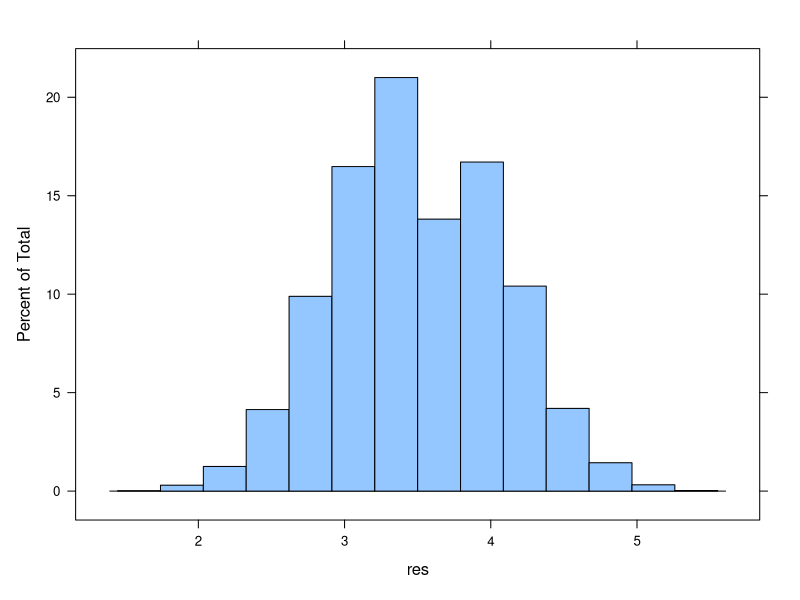
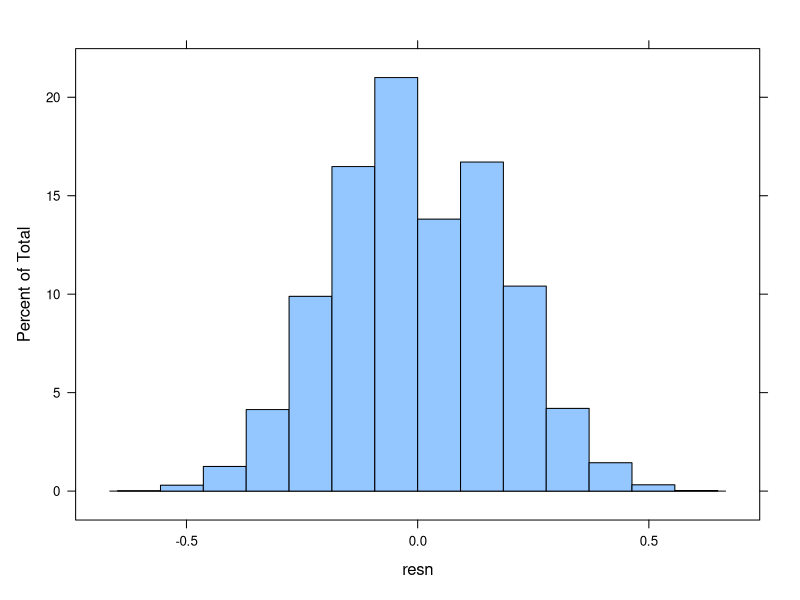
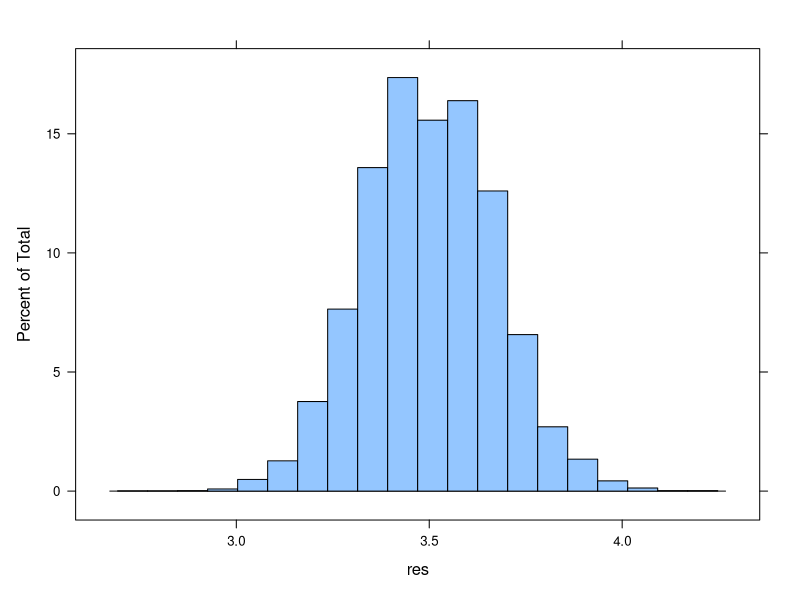
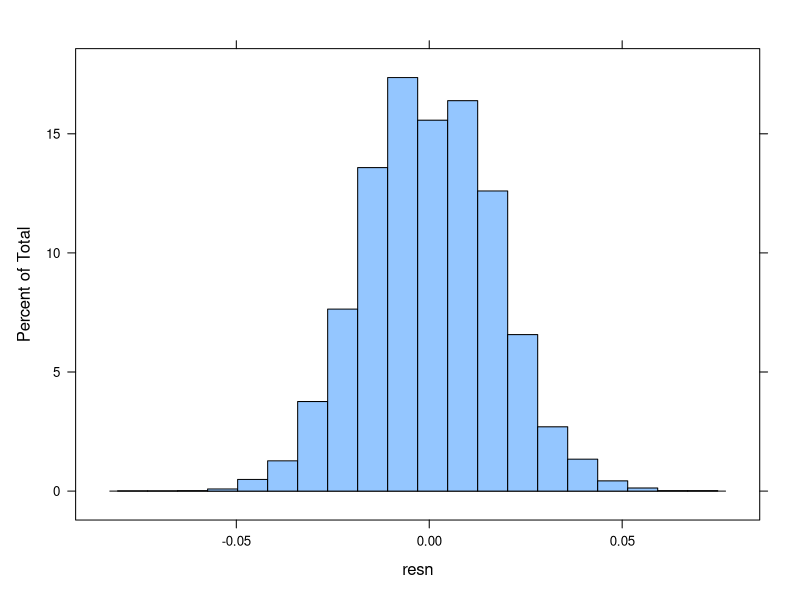
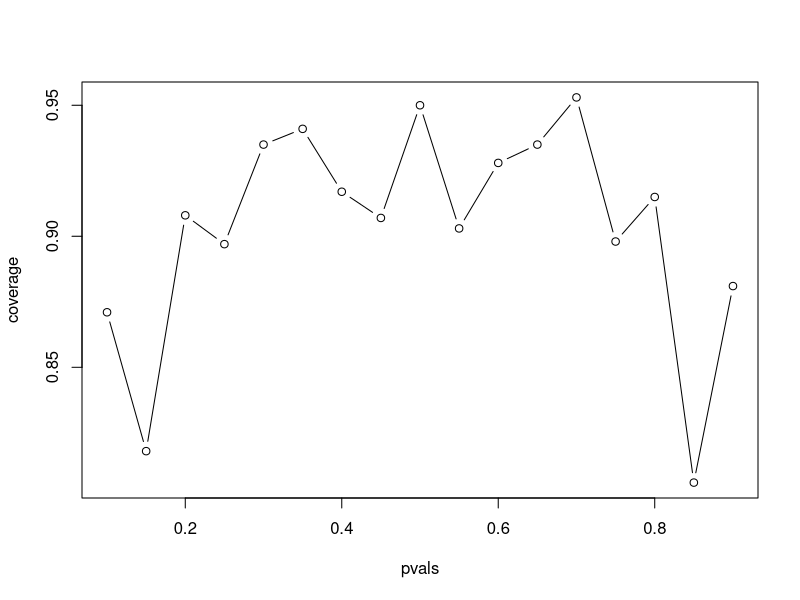
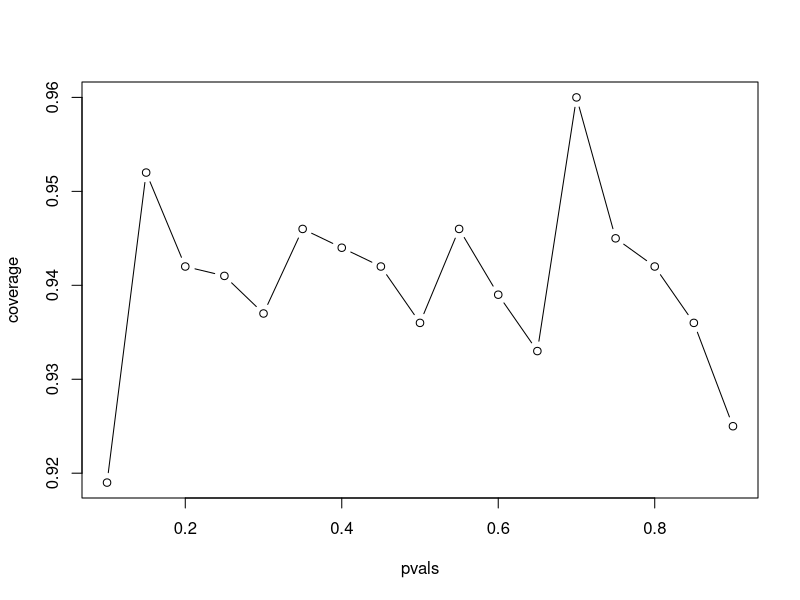
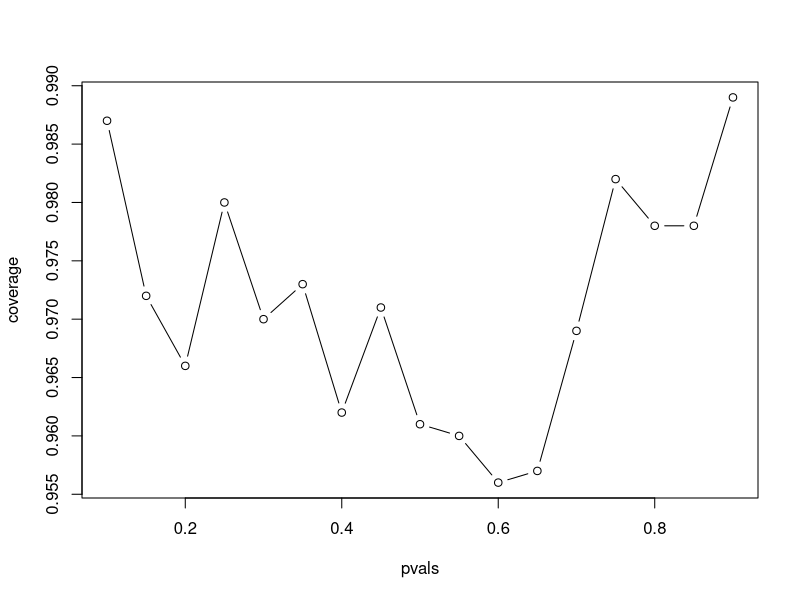
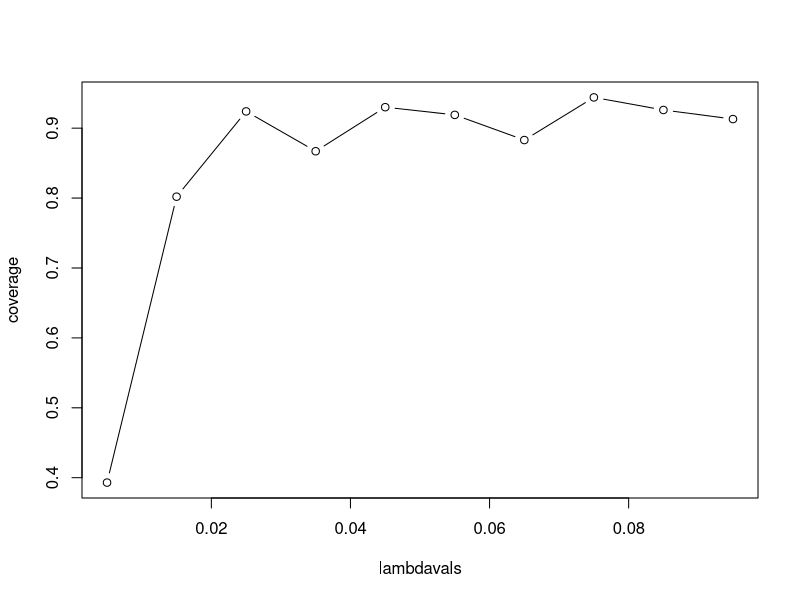

The R script that drew these images, in order:
## ---- chunk 1
nosim<-1000
n<-10
sd(apply(matrix(rnorm(nosim*n),nosim),1,mean))
## ---- chunk 2
nosim<-1000
n<-10
sd(apply(matrix(sample(0:1,nosim*n,replace=T),nosim),1,mean))
## ---- chunk 3
pbinom(6,8,.5,lower.tail = F)
## ---- chunk 4
library(lattice)
nosim<-10000
n<-10
res<-apply(matrix(sample(1:6,nosim*n,replace=T),nosim),1,mean)
histogram(res)
resn<-(res-3.5)/sqrt(n)
histogram(resn)
## ---- chunk 5
library(lattice)
nosim<-10000
n<-100
res<-apply(matrix(sample(1:6,nosim*n,replace=T),nosim),1,mean)
histogram(res,nint=20)
resn<-(res-3.5)/sqrt(n)
histogram(resn,nint=20)
## ---- chunk 6
n<-20
pvals<- seq(0.1,0.9, by =0.05)
nosim<-1000
coverage<-sapply(pvals,function(p){
    phats<-rbinom(nosim,prob=p,size=n)/n
    ll<-phats-qnorm(0.975)*sqrt(phats*(1-phats)/n)
    ul<-phats+qnorm(0.975)*sqrt(phats*(1-phats)/n)
    mean(ll<p & ul >p)
})
plot (pvals,coverage,type="b")
## ---- chunk 7
n<-200
pvals<- seq(0.1,0.9, by =0.05)
nosim<-1000
coverage<-sapply(pvals,function(p){
    phats<-rbinom(nosim,prob=p,size=n)/n
    ll<-phats-qnorm(0.975)*sqrt(phats*(1-phats)/n)
    ul<-phats+qnorm(0.975)*sqrt(phats*(1-phats)/n)
    mean(ll<p & ul >p)
})
plot (pvals,coverage,type="b")
## ---- chunk 8
n<-20
pvals<- seq(0.1,0.9, by =0.05)
nosim<-1000
coverage<-sapply(pvals,function(p){
    phats<-(rbinom(nosim,prob=p,size=n)+2)/(n+4)
    ll<-phats-qnorm(0.975)*sqrt(phats*(1-phats)/n)
    ul<-phats+qnorm(0.975)*sqrt(phats*(1-phats)/n)
    mean(ll<p & ul >p)
})
plot (pvals,coverage,type="b")
## ---- chunk 9
lambdavals<- seq(0.005,0.1, by =0.01)
nosim<-1000
t<-100
coverage<-sapply(lambdavals,function(lambda){
    lhats<-rpois(nosim,lambda = lambda*t)/t
    ll<-lhats-qnorm(0.975)*sqrt(lhats/t)
    ul<-lhats+qnorm(0.975)*sqrt(lhats/t)
    mean(ll<lambda & ul >lambda)
})
plot (lambdavals,coverage,type="b")
## ---- chunk 10
lambdavals<- seq(0.005,0.1, by =0.01)
nosim<-1000
t<-1000
coverage<-sapply(lambdavals,function(lambda){
    lhats<-rpois(nosim,lambda = lambda*t)/t
    ll<-lhats-qnorm(0.975)*sqrt(lhats/t)
    ul<-lhats+qnorm(0.975)*sqrt(lhats/t)
    mean(ll<lambda & ul >lambda)
})
plot (lambdavals,coverage,type="b")
